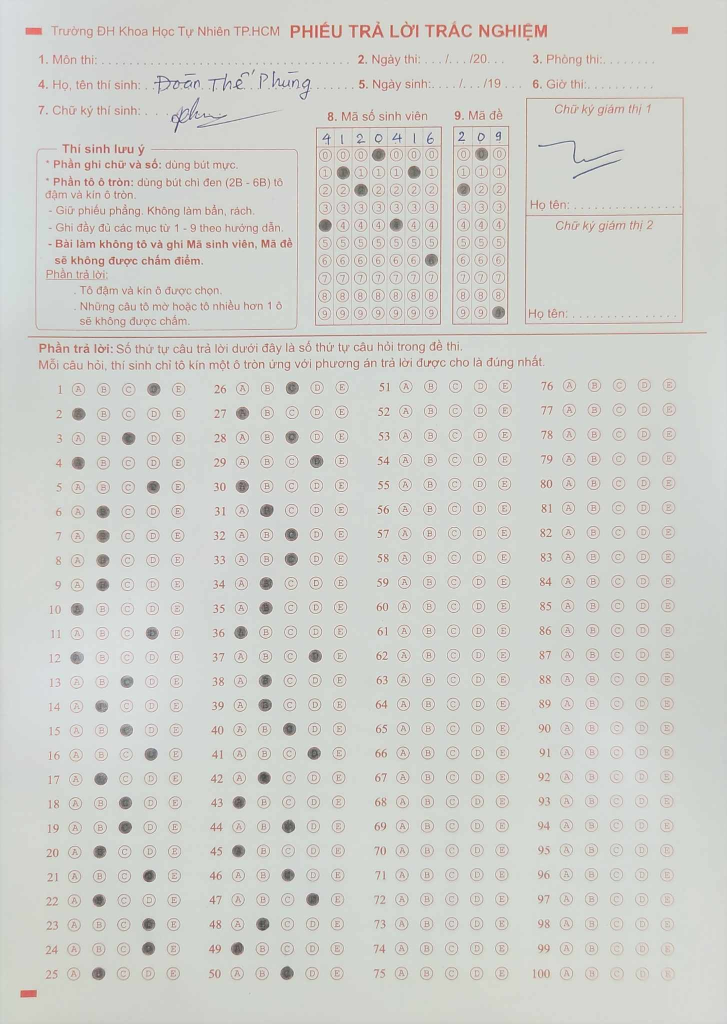
#> input picture a/bai2.jpg, 1453 x 2048 px, given in place of ID_roi.jpg, which was not available (shown at 1/2 size)
$ python main.py
#> lines starting #> are read from the running program, lines starting #| are printed output that depends on the picture; after the words box and inside, x2 and y2 are one past the last pixel; in counts of white or black regions, pixels touching at a corner belong together; pictures that were not available may be replaced by others from this repository, and a replacement may not be noted
### getID.py
import numpy as np
import cv2
import img_process
import map_matching
import get_points

def ID_map_test(test_image=False):
    # Two lines below are used to manually map the ID points
    #ls = get_points.get_points('E:\Workspace\Github\AutoMarking\ID_Map_2.jpg',0)
    #print(ls)


    #Modify this key_map to match the ID points
    key_map_1 = [(36, 553, 19), (34, 501, 18), (34, 458, 18), (33, 413, 18), (33, 366, 18), (35, 323, 18), (33, 278, 18), (34, 227, 18), (35, 184, 18), (34, 139, 18)]
    key_map_2 = [(80, 552, 18), (81, 506, 18), (79, 459, 18), (78, 411, 18), (78, 365, 18), (78, 321, 18), (78, 274, 18), (79, 227, 18), (79, 179, 18), (79, 132, 18)]
    key_map_3 = [(125, 552, 18), (124, 507, 18), (124, 460, 18), (124, 413, 18), (123, 366, 18), (123, 320, 18), (123, 275, 18), (123, 227, 18), (123, 181, 18), (123, 134, 18)]
    key_map_4 = [(172, 552, 18), (171, 507, 18), (171, 460, 18), (171, 413, 18), (171, 366, 18), (171, 320, 18), (171, 275, 18), (171, 227, 18), (171, 181, 18), (171, 134, 18)]
    key_map_5 = [(218, 552, 18), (218, 507, 18), (218, 460, 18), (218, 413, 18), (218, 366, 18), (218, 320, 18), (218, 275, 18), (218, 227, 18), (218, 181, 18), (218, 134, 18)]
    key_map_6 = [(264, 552, 18), (264, 507, 18), (264, 460, 18), (264, 413, 18), (264, 366, 18), (264, 320, 18), (264, 275, 18), (264, 227, 18), (264, 181, 18), (264, 134, 18)]
    key_map_7=[(310, 552, 18), (310, 507, 18), (310, 460, 18), (310, 413, 18), (310, 366, 18), (310, 320, 18), (310, 275, 18), (310, 227, 18), (310, 181, 18), (310, 134, 18)]
    key_map_8=[(356, 552, 18), (356, 507, 18), (356, 460, 18), (356, 413, 18), (356, 366, 18), (356, 320, 18), (356, 275, 18), (356, 227, 18), (356, 181, 18), (356, 134, 18)]


    key_map = []
    key_map.append(key_map_1)
    key_map.append(key_map_2)
    key_map.append(key_map_3)
    key_map.append(key_map_4)
    key_map.append(key_map_5)
    key_map.append(key_map_6)
    key_map.append(key_map_7)
    key_map.append(key_map_8)

    # Sort the key map by y coordinate
    for km in key_map:
        km.sort(key=lambda x: x[1])


    # Test the key map, draw the circles on the image
    if test_image:
        for key_map_i in key_map:
            img_process.img_process(key_map_i, 'map/res_mapping/roi.png', 'map/res_mapping')

    return key_map


def getID(file_path, x=750, y=250, w=400, h=600):
    # Load image, grayscale, Otsu's threshold
    image = cv2.imread(file_path)

    # Define the region of interest (ROI)
    roi = image[y:y+h, x:x+w]
    cv2.imwrite('map/res_mapping/ID_roi.jpg', roi)

    gray = cv2.cvtColor(roi, cv2.COLOR_BGR2GRAY)
    thresh = cv2.threshold(gray, 0, 255, cv2.THRESH_BINARY_INV + cv2.THRESH_OTSU)[1]

    # Filter out large non-connecting objects
    cnts = cv2.findContours(thresh, cv2.RETR_EXTERNAL, cv2.CHAIN_APPROX_SIMPLE)
    cnts = cnts[0] if len(cnts) == 2 else cnts[1]
    for c in cnts:
        area = cv2.contourArea(c)
        if area < 100:
            cv2.drawContours(thresh, [c], 0, 0, -1)

    # Morph open using elliptical shaped kernel
    kernel = cv2.getStructuringElement(cv2.MORPH_ELLIPSE, (3, 3))
    opening = cv2.morphologyEx(thresh, cv2.MORPH_OPEN, kernel, iterations=3)

    # Find circles
    cnts = cv2.findContours(opening, cv2.RETR_EXTERNAL, cv2.CHAIN_APPROX_SIMPLE)
    cnts = cnts[0] if len(cnts) == 2 else cnts[1]
    dot_list = []
    for c in cnts:
        area = cv2.contourArea(c)
        if area > 500:
            ((x, y), r) = cv2.minEnclosingCircle(c)
            dot_list.append((int(x), int(y), int(r)))
            cv2.circle(image, (int(x)+750, int(y)+250), int(r), (255, 0, 0), 2)

    keymap = ID_map_test()
    dot_list.sort(key=lambda x: x[0])

    ID = ''
    for dot in dot_list:
        matched = False
        for i in range(8):
            for j in range(10):
                if map_matching.is_match(dot, keymap[i][j]):
                    ID += str(j)
                    matched = True
                    #break
            if matched:
                break
        if not matched:
            ID += 'x'

    #cv2.imshow('image', image)
    #cv2.imwrite('ID.jpg', image)
    #cv2.waitKey()
    return ID

def getID_test(x, y, w, h):
#> called with x = 100, y = 1200, w = 1650, h = 2400
    image = cv2.imread('map/src/ID_roi.jpg')
#> image is the input picture: shape (2048, 1453, 3); mean B, G, R 203.3, 208.1, 207.6
    roi = image[y:y+h, x:x+w]
    cv2.imwrite('map/res_mapping/ID_roi.jpg', roi)
    ls,_ = get_points.get_points('map/res_mapping/ID_roi.jpg', 0)
    img_process.img_process_4test(ls, 'map/res_mapping/ID_roi.jpg', 'map/res_mapping/')
    print(ls)
    return

#uncomment the line below to t  est the getID function
getID_test(100, 1200, 1650, 2400)

### get_points.py
import numpy as np
import cv2

def get_points(file_path, have_roi = True):
#> called with file_path = 'map/res_mapping/ID_roi.jpg', have_roi = 0
    if have_roi:
        # Load image, grayscale, Otsu's threshold
        image = cv2.imread(file_path)

        # Define the region of interest (ROI)
        x=100; y=950; w=1650; h=1700
        roi = image[y:y+h, x:x+w]

        gray = cv2.cvtColor(roi, cv2.COLOR_BGR2GRAY)
        thresh = cv2.threshold(gray, 0, 255, cv2.THRESH_BINARY_INV + cv2.THRESH_OTSU)[1]

        # Filter out large non-connecting objects
        cnts = cv2.findContours(thresh, cv2.RETR_EXTERNAL, cv2.CHAIN_APPROX_SIMPLE)
        cnts = cnts[0] if len(cnts) == 2 else cnts[1]
        for c in cnts:
            area = cv2.contourArea(c)
            if area < 100:
                cv2.drawContours(thresh, [c], 0, 0, -1)

        # Morph open using elliptical shaped kernel
        kernel = cv2.getStructuringElement(cv2.MORPH_ELLIPSE, (3, 3))
        opening = cv2.morphologyEx(thresh, cv2.MORPH_OPEN, kernel, iterations=3)

        # Find circles
        cnts = cv2.findContours(opening, cv2.RETR_EXTERNAL, cv2.CHAIN_APPROX_SIMPLE)
        cnts = cnts[0] if len(cnts) == 2 else cnts[1]
        dot_list = []
        for c in cnts:
            area = cv2.contourArea(c)
            if area > 500:
                ((x, y), r) = cv2.minEnclosingCircle(c)
                dot_list.append((int(x), int(y), int(r)))

        return dot_list,file_path
    else:
         # Load image, grayscale, Otsu's threshold
        image = cv2.imread(file_path)
#> image: shape (848, 1353, 3)

        gray = cv2.cvtColor(image, cv2.COLOR_BGR2GRAY)
        thresh = cv2.threshold(gray, 0, 255, cv2.THRESH_BINARY_INV + cv2.THRESH_OTSU)[1]
#> thresh: shape (848, 1353); 6.4% white; 1409 white regions (705 under 20 px)

        # Filter out large non-connecting objects
        cnts = cv2.findContours(thresh, cv2.RETR_EXTERNAL, cv2.CHAIN_APPROX_SIMPLE)
#> cnts = 1193 contours, 801 with area under 20; largest, box (x1, y1, x2, y2) and area: (460, 732, 488, 760) 542, (184, 684, 211, 711) 536, (412, 635, 439, 662) 528, (461, 684, 488, 711) 524, (463, 439, 491, 467) 523
        cnts = cnts[0] if len(cnts) == 2 else cnts[1]
        for c in cnts:
            area = cv2.contourArea(c)
            if area < 500:
                cv2.drawContours(thresh, [c], 0, 0, -1)
#> this loop made 1193 passes
#> area on passes 30, 35, 36: 84.5, 24, 53
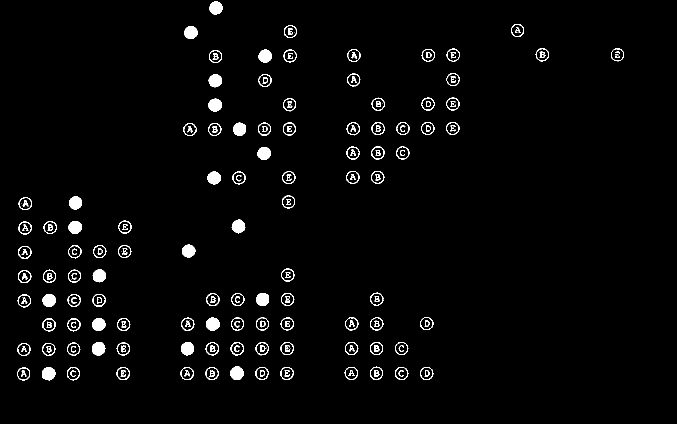
#> thresh: shape (848, 1353) (shown at 1/2 size); 2.5% white; 208 white regions (18 under 20 px), largest, box (x1, y1, x2, y2) and area: (460, 732, 488, 760) 581, (184, 684, 211, 711) 575, (412, 635, 439, 662) 566

        # Morph open using elliptical shaped kernel
        kernel = cv2.getStructuringElement(cv2.MORPH_ELLIPSE, (3, 3))
#> kernel = [[0, 1, 0], [1, 1, 1], [0, 1, 0]]
        opening = cv2.morphologyEx(thresh, cv2.MORPH_OPEN, kernel, iterations=3)
#> opening: shape (848, 1353); 1% white; 21 white regions

        # Find circles
        cnts = cv2.findContours(opening, cv2.RETR_EXTERNAL, cv2.CHAIN_APPROX_SIMPLE)
#> cnts = 21 contours; largest, box (x1, y1, x2, y2) and area: (460, 732, 488, 760) 538, (184, 684, 211, 711) 535, (412, 635, 439, 662) 528, (463, 439, 491, 467) 518, (84, 734, 111, 761) 518
        cnts = cnts[0] if len(cnts) == 2 else cnts[1]
        dot_list = []
        for c in cnts:
            area = cv2.contourArea(c)
            if area >= 500:
                ((x, y), r) = cv2.minEnclosingCircle(c)
                dot_list.append((int(x), int(y), int(r)))
#> this loop made 21 passes
#> (area, x, y, r) on passes 1, 2, 3, 4, 5, 6, 8, 10: (518, 96.68, 746.9, 13.66), (538, 473.5, 745.6, 14.02), (502.5, 374.8, 696.9, 13.4), (535, 197, 697, 13.89), (508, 197.1, 648.2, 13.42), (527.5, 425.3, 648, 13.67), (503.5, 525.1, 598.2, 13.42), (500.5, 377, 502, 13.38)
#> after the loop, dot_list = [(96, 746, 13), (473, 745, 14), (374, 696, 13), (197, 697, 13), (197, 648, 13), (425, 648, 13), (525, 598, 13), (376, 502, 13), (149, 453, 13), (476, 452, 13), (427, 355, 13), (478, 257, 13), (430, 210, 13), (430, 161, 13), (529, 111, 13), (381, 64, 13)]
#> in getID_test, `ls,_ = get_points.get_points('map/res_mapping/ID_roi.jpg', 0)`: ls has the same summary as dot_list in get_points

        cv2.imshow('gray', thresh)
        cv2.waitKey()
        return dot_list,file_path

### img_process.py
import numpy as np
import cv2
import os
import get_points

# [18 lines left out: function img_process, not called in this run]

def img_process(dot_list, src_image_path, id):

    # Load the image
    image = cv2.imread(src_image_path)

    x_a, y_a, w_a, h_a = 100, 950, 1650, 1700

    # Draw circles on the image
    for (x, y, r) in dot_list:
        cv2.circle(image, (x+x_a, y+y_a), r, (36, 255, 12), thickness=2) #thickness=2, thickness=-1 to fill


    # Save the processed image in the 'b/' directory with the same filename
    processed_image_path = 'b/'+id+'.jpg'
    cv2.imwrite(processed_image_path, image)
    print('Image processed and saved to:', processed_image_path)

def img_process_4test(dot_list, src_image_path, dst_image_path):

    # Load the image
#> called with src_image_path = 'map/res_mapping/ID_roi.jpg', dst_image_path = 'map/res_mapping/'
    image = cv2.imread(src_image_path)


    # Draw circles on the image
    for (x, y, r) in dot_list:
        cv2.circle(image, (x, y), r, (36, 255, 12), thickness=2) #thickness=2, thickness=-1 to fill
#> this loop made 16 passes
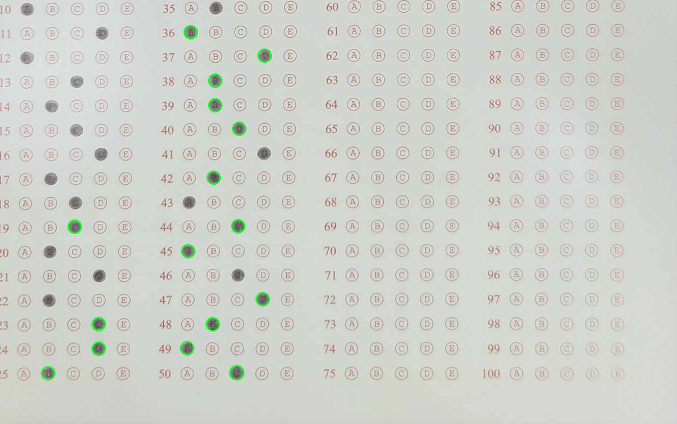
#> image: shape (848, 1353, 3) (shown at 1/2 size); mean B, G, R 203.7, 209.6, 207


    # Save the processed image in the 'b/' directory with the same filename
    processed_image_path = dst_image_path+'test.jpg'
    cv2.imwrite(processed_image_path, image)
    print('Image processed and saved to:', processed_image_path)

### map_matching.py
import numpy as np

def check_matching_dots(dot_list1, dot_list2, threshold=10):
    matching_dots = []
    for (x1, y1, r1) in dot_list1:
        for (x2, y2, r2) in dot_list2:
            distance = np.sqrt((x1 - x2)**2 + (y1 - y2)**2)
            if distance < threshold:
                matching_dots.append(((x1, y1, r1), (x2, y2, r2)))
    return matching_dots

def is_match(dot_1,dot_2,threshold =10):
    distance = np.sqrt((dot_1[0] - dot_2[0])**2 + (dot_1[1] - dot_2[1])**2)
    return distance < threshold

### main.py
import numpy as np
import cv2
import get_points
import os
import img_process
import map_matching
import getID
#> (printed output is left out)


# Define the region of answer area
x_a, y_a, w_a, h_a = 100, 950, 1650, 1700

#Define the region of ID area
x_i, y_i, w_i, h_i = 750, 250, 400, 600


# Load image, grayscale, Otsu's threshold
directory = 'a'
str_list = os.listdir(directory)
key_dot_list,_ = get_points.get_points('a/KEY.JPG')
#> call 2 of get_points, with file_path = 'a/KEY.JPG', have_roi = True
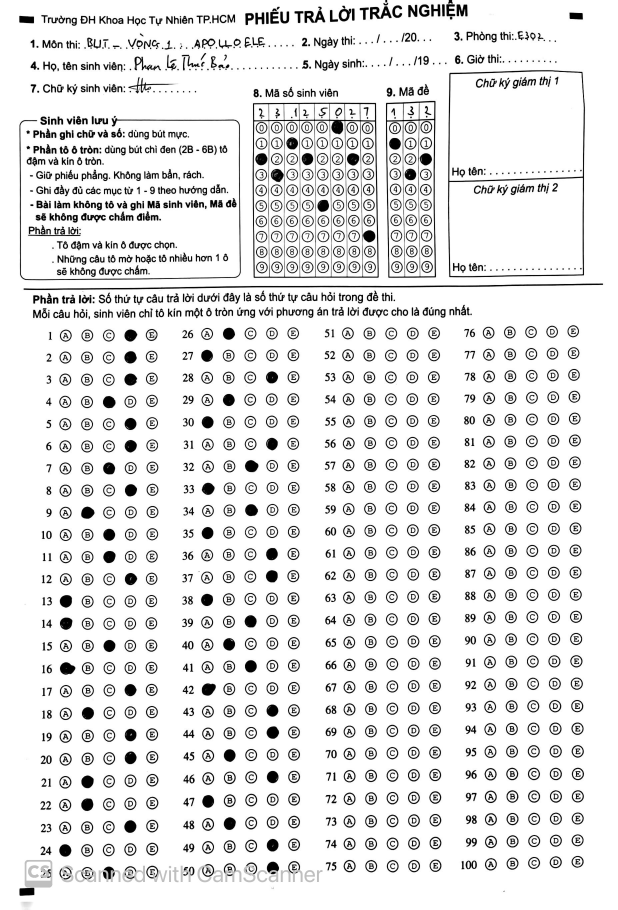
#> input picture a/KEY.JPG, 1852 x 2728 px (shown at 1/3 size)
#> in get_points, image is the input picture: shape (2728, 1852, 3); min 0, max 255, mean 229.7
#> in get_points (call 2), `cnts = cv2.findContours(thresh, cv2.RETR_EXTERNAL, cv2.CHAIN_APPROX_SI..`: cnts = 760 contours, 43 with area under 20; largest, box (x1, y1, x2, y2) and area: (80, 1037, 126, 1074) 1204, (505, 1100, 547, 1137) 1128, (635, 430, 675, 466) 1047, (144, 570, 184, 606) 1044, (144, 1376, 181, 1415) 1044
#> the loop in get_points (call 2), `for c in cnts:` made 760 passes
#> area on passes 2 to 4: 28.5, 66, 64
#> in get_points (call 2), `cnts = cv2.findContours(opening, cv2.RETR_EXTERNAL, cv2.CHAIN_APPROX_S..`: cnts = 146 contours, 35 with area under 20; largest, box (x1, y1, x2, y2) and area: (80, 1037, 126, 1074) 1198, (505, 1100, 547, 1137) 1126, (635, 430, 675, 466) 1046, (144, 570, 184, 606) 1044, (144, 1376, 181, 1415) 1041
#> the loop in get_points (call 2), `for c in cnts:` made 146 passes
#> (area, x, y, r) on passes 5, 11, 16, 22, 27, 32, 35, 38: (780.5, 718.2, 1653.2, 18.47), (993, 94.7, 1601, 18.56), (979, 717, 1585, 18.68), (1006.5, 290.2, 1529.2, 18.83), (997, 588.7, 1520.5, 18.87), (1032, 162, 1463, 19.72), (994.5, 524.1, 1453.7, 18.96), (1041, 162.7, 1395.1, 19.13)
#> after the loop in get_points (call 2), `for c in cnts:`: dot_list = 49 items, first 6: (718, 1653, 18), (94, 1600, 18), (717, 1585, 18), (290, 1529, 18), (588, 1520, 18), (162, 1463, 19)
#> key_dot_list has the same summary as dot_list in get_points

for file_name in str_list:
    image = cv2.imread('a/'+file_name)
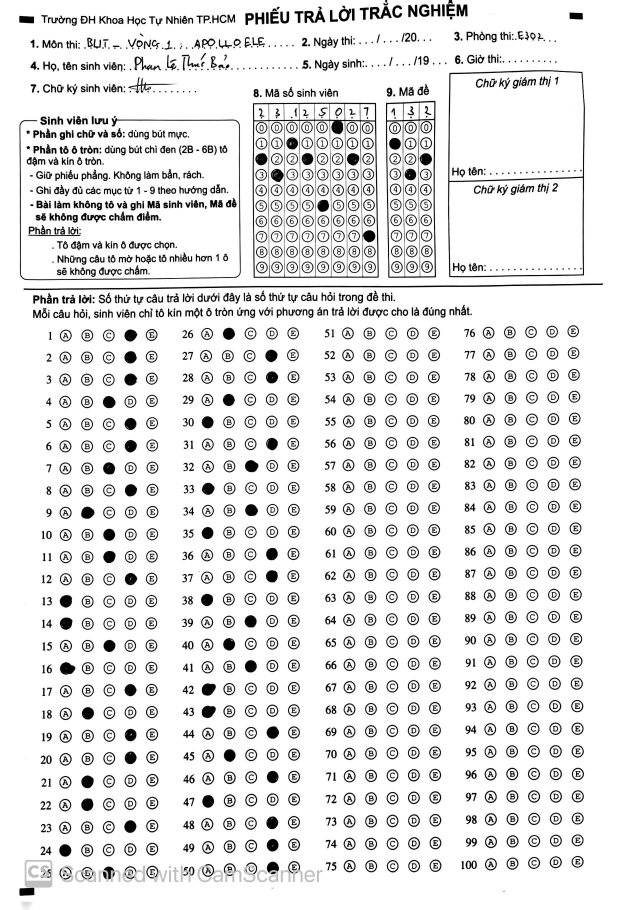
#> input picture a/1.JPG, 1852 x 2728 px (shown at 1/3 size)
#> image is the input picture: shape (2728, 1852, 3); min 0, max 255, mean 229.7
    dot_list,_ = get_points.get_points(file_path='a/'+file_name,have_roi=True)
#> call 3 of get_points, with file_path = 'a/1.JPG', have_roi = True
#> in get_points (call 3), `cnts = cv2.findContours(thresh, cv2.RETR_EXTERNAL, cv2.CHAIN_APPROX_SI..`: cnts = 760 contours, 43 with area under 20; largest, box (x1, y1, x2, y2) and area: (80, 1037, 126, 1074) 1204, (505, 1167, 547, 1204) 1130, (505, 1100, 547, 1137) 1128, (635, 430, 675, 466) 1046, (144, 570, 184, 606) 1046
#> the loop in get_points (call 3), `for c in cnts:` made 760 passes
#> after the loop in get_points (call 3), `for c in cnts:`:
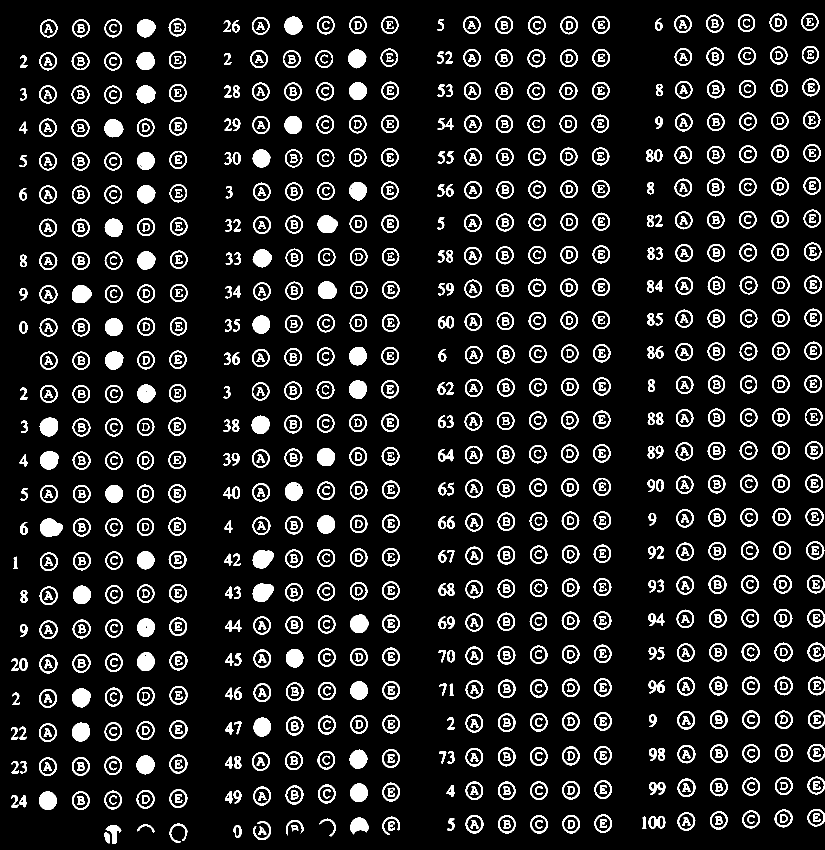
#> thresh: shape (1700, 1650) (shown at 1/2 size); 10.1% white; 1098 white regions, largest, box (x1, y1, x2, y2) and area: (80, 1037, 126, 1074) 1262, (505, 1167, 547, 1204) 1188, (505, 1100, 547, 1137) 1186
#> in get_points (call 3), `cnts = cv2.findContours(opening, cv2.RETR_EXTERNAL, cv2.CHAIN_APPROX_S..`: cnts = 146 contours, 34 with area under 20; largest, box (x1, y1, x2, y2) and area: (80, 1037, 126, 1074) 1198, (505, 1167, 547, 1204) 1128, (505, 1100, 547, 1137) 1126, (144, 570, 184, 606) 1046, (635, 430, 675, 466) 1044
#> the loop in get_points (call 3), `for c in cnts:` made 146 passes
#> (area, x, y, r) on passes 5, 11, 16, 22, 27, 32, 35, 38: (777, 718.2, 1653.2, 18.47), (992, 95, 1601, 18.44), (979, 717, 1585, 18.68), (1006.5, 290.2, 1529.2, 18.83), (988, 716.4, 1518, 19.14), (1032, 162, 1463, 19.72), (995.5, 524.4, 1453.8, 18.98), (1040, 162.7, 1395.1, 19.13)
    matching_dots = map_matching.check_matching_dots(key_dot_list, dot_list)
#> the loop in check_matching_dots, `for (x1, y1, r1) in dot_list1:` made 49 passes
    id = getID.getID('a/'+file_name)
#> the loop in getID, `for c in cnts:` made 17 passes
#> after the loop in getID, `for c in cnts:`:
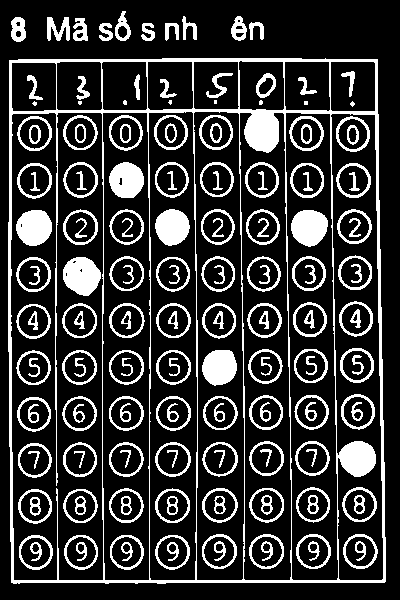
#> thresh: shape (600, 400); 20.7% white; 177 white regions (8 under 20 px), largest, box (x1, y1, x2, y2) and area: (8, 58, 386, 584) 14220, (63, 257, 101, 296) 1102, (291, 210, 328, 247) 1054
#> in getID, `opening = cv2.morphologyEx(thresh, cv2.MORPH_OPEN, kernel, iterations=3)`:
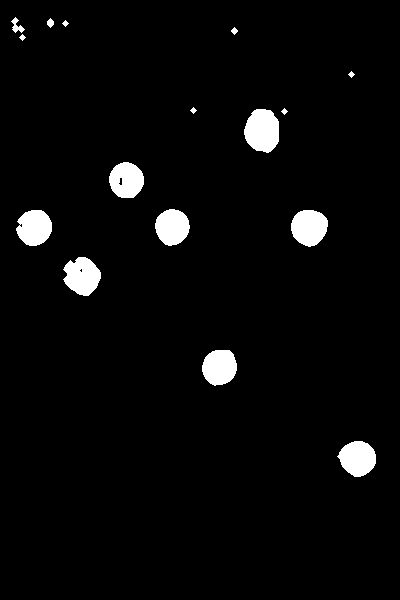
#> opening: shape (600, 400); 3.6% white; 16 white regions, largest, box (x1, y1, x2, y2) and area: (244, 109, 279, 153) 1215, (63, 257, 101, 296) 1056, (291, 210, 328, 247) 1053
#> the loop in getID, `for c in cnts:` made 16 passes
#> c on passes 9, 10, 11, 12, 14: [[284, 108], [281, 111], [284, 114], [287, 111]], [[193, 107], [190, 110], [193, 113], [196, 110]], [[351, 71], [348, 74], [351, 77], [354, 74]], [[22, 34], [19, 37], [22, 40], [25, 37]], [[65, 20], [62, 23], [65, 26], [68, 23]]
#> the loop in getID, `for dot in dot_list:` made 8 passes
#> dot on passes 1 to 8: (33, 227, 18), (81, 276, 19), (126, 179, 18), (171, 227, 18), (220, 367, 19), (262, 130, 22), (309, 227, 18), (356, 458, 19)
    print('Diem cua '+id+' la: ', len(matching_dots))
#| Diem cua 23125027 la:  46
    img_process.img_process(key_dot_list, 'a/'+file_name,id )
#> the loop in img_process, `for (x, y, r) in dot_list:` made 49 passes


cv2.waitKey()
